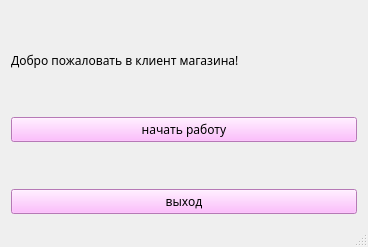
<?xml version="1.0" encoding="UTF-8"?>
<ui version="4.0">
 <class>MainWindow</class>
 <widget class="QMainWindow" name="MainWindow">
  <property name="geometry">
   <rect>
    <x>0</x>
    <y>0</y>
    <width>368</width>
    <height>247</height>
   </rect>
  </property>
  <property name="font">
   <font>
    <family>Estrangelo Edessa</family>
    <stylestrategy>PreferAntialias</stylestrategy>
   </font>
  </property>
  <property name="windowTitle">
   <string>Food for free</string>
  </property>
  <property name="styleSheet">
   <string notr="true"/>
  </property>
  <widget class="QWidget" name="centralWidget">
   <layout class="QGridLayout" name="gridLayout">
    <item row="3" column="0">
     <widget class="QPushButton" name="pushButton">
      <property name="font">
       <font>
        <family>Trebuchet MS</family>
       </font>
      </property>
      <property name="styleSheet">
       <string notr="true">background-color:rgb(255, 170, 255)</string>
      </property>
      <property name="text">
       <string>начать работу</string>
      </property>
      <property name="flat">
       <bool>false</bool>
      </property>
     </widget>
    </item>
    <item row="2" column="0">
     <spacer name="verticalSpacer_2">
      <property name="orientation">
       <enum>Qt::Vertical</enum>
      </property>
      <property name="sizeHint" stdset="0">
       <size>
        <width>20</width>
        <height>40</height>
       </size>
      </property>
     </spacer>
    </item>
    <item row="1" column="0">
     <widget class="QLabel" name="label">
      <property name="text">
       <string>Добро пожаловать в клиент магазина!</string>
      </property>
     </widget>
    </item>
    <item row="0" column="0">
     <spacer name="verticalSpacer">
      <property name="orientation">
       <enum>Qt::Vertical</enum>
      </property>
      <property name="sizeHint" stdset="0">
       <size>
        <width>20</width>
        <height>40</height>
       </size>
      </property>
     </spacer>
    </item>
    <item row="5" column="0">
     <widget class="QPushButton" name="pushButton_2">
      <property name="styleSheet">
       <string notr="true">background-color:rgb(255, 170, 255)</string>
      </property>
      <property name="text">
       <string>выход</string>
      </property>
      <property name="flat">
       <bool>false</bool>
      </property>
     </widget>
    </item>
    <item row="4" column="0">
     <spacer name="verticalSpacer_3">
      <property name="orientation">
       <enum>Qt::Vertical</enum>
      </property>
      <property name="sizeHint" stdset="0">
       <size>
        <width>20</width>
        <height>40</height>
       </size>
      </property>
     </spacer>
    </item>
   </layout>
  </widget>
  <widget class="QStatusBar" name="statusBar"/>
 </widget>
 <layoutdefault spacing="6" margin="11"/>
 <resources/>
 <connections/>
</ui>
